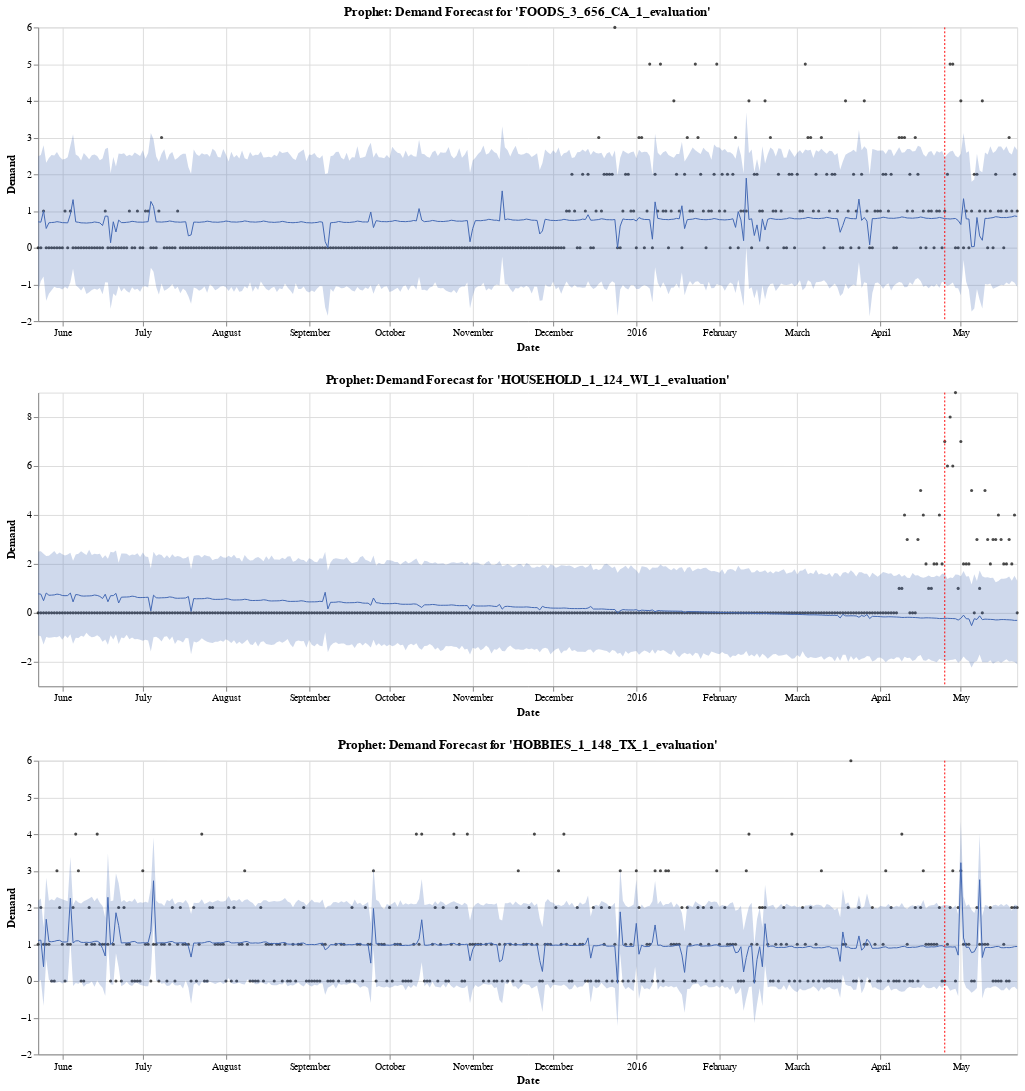

This figure's notebook cell:
### Code cell
plot_indices = [2, 4, 8]
plots = []

for plot_index in plot_indices:
    plot_id = test_sampled_ids[plot_index]

    df = df_train[["time"] + [plot_id]]
    df.columns = ["time", "y"]

    model, forecast = fit_and_predict(
        df, test_steps, prophet_params, include_history=True
    )

    y = (df_train_eval[df_train_eval["id"] == plot_id].loc[:, date_names]).T
    y.columns = ["y"]
    y = calendar.merge(y, left_on="d", right_index=True)[["date", "y"]]
    y["time"] = pd.to_datetime(y["date"])

    source = y.merge(forecast, how="left").drop(["date"], axis=1)
    p = plot_forecast(
        source, test_steps, plot_id=plot_id, model_name="Prophet", start_date="2015-05-23"
    )
    
    plots.append(p)
    
alt.VConcatChart(vconcat=plots)

### Figure 1 — Vega-Lite specification as saved in the notebook (floating-point values rounded to 4 significant figures; data arrays with more than 128 entries replaced by an {"elided": "..."} marker saying what was removed)
{"config": {"view": {"continuousWidth": 400, "continuousHeight": 300}}, "vconcat": [{"layer": [{"mark": {"type": "circle", "color": "#000000", "size": 10.0}, "encoding": {"tooltip": [{"type": "temporal", "field": "time"}, {"type": "quantitative", "field": "y"}], "x": {"type": "temporal", "axis": {"title": "Date"}, "field": "time"}, "y": {"type": "quantitative", "axis": {"title": "Demand"}, "field": "y"}}}, {"mark": {"type": "line", "color": "#4267B2", "size": 1.0}, "encoding": {"x": {"type": "temporal", "field": "time"}, "y": {"type": "quantitative", "field": "fcst"}}}, {"mark": {"type": "area", "color": "#4267B2", "opacity": 0.25}, "encoding": {"x": {"type": "temporal", "field": "time"}, "y": {"type": "quantitative", "field": "fcst_lower"}, "y2": {"field": "fcst_upper"}}}, {"data": {"name": "data-302bc33366dfe1498bc0394fc8325ea5"}, "mark": {"type": "rule", "color": "#FF0000", "size": 1.0, "strokeDash": [2, 2]}, "encoding": {"x": {"type": "temporal", "field": "time"}}}], "data": {"name": "data-8186823dd0d1eecefcb4e0f5de1d2f52"}, "height": 300, "title": "Prophet: Demand Forecast for 'FOODS_3_656_CA_1_evaluation'", "width": 1000}, {"layer": [{"mark": {"type": "circle", "color": "#000000", "size": 10.0}, "encoding": {"tooltip": [{"type": "temporal", "field": "time"}, {"type": "quantitative", "field": "y"}], "x": {"type": "temporal", "axis": {"title": "Date"}, "field": "time"}, "y": {"type": "quantitative", "axis": {"title": "Demand"}, "field": "y"}}}, {"mark": {"type": "line", "color": "#4267B2", "size": 1.0}, "encoding": {"x": {"type": "temporal", "field": "time"}, "y": {"type": "quantitative", "field": "fcst"}}}, {"mark": {"type": "area", "color": "#4267B2", "opacity": 0.25}, "encoding": {"x": {"type": "temporal", "field": "time"}, "y": {"type": "quantitative", "field": "fcst_lower"}, "y2": {"field": "fcst_upper"}}}, {"data": {"name": "data-302bc33366dfe1498bc0394fc8325ea5"}, "mark": {"type": "rule", "color": "#FF0000", "size": 1.0, "strokeDash": [2, 2]}, "encoding": {"x": {"type": "temporal", "field": "time"}}}], "data": {"name": "data-b3e996c6221f1149856eb37172b1d1b8"}, "height": 300, "title": "Prophet: Demand Forecast for 'HOUSEHOLD_1_124_WI_1_evaluation'", "width": 1000}, {"layer": [{"mark": {"type": "circle", "color": "#000000", "size": 10.0}, "encoding": {"tooltip": [{"type": "temporal", "field": "time"}, {"type": "quantitative", "field": "y"}], "x": {"type": "temporal", "axis": {"title": "Date"}, "field": "time"}, "y": {"type": "quantitative", "axis": {"title": "Demand"}, "field": "y"}}}, {"mark": {"type": "line", "color": "#4267B2", "size": 1.0}, "encoding": {"x": {"type": "temporal", "field": "time"}, "y": {"type": "quantitative", "field": "fcst"}}}, {"mark": {"type": "area", "color": "#4267B2", "opacity": 0.25}, "encoding": {"x": {"type": "temporal", "field": "time"}, "y": {"type": "quantitative", "field": "fcst_lower"}, "y2": {"field": "fcst_upper"}}}, {"data": {"name": "data-302bc33366dfe1498bc0394fc8325ea5"}, "mark": {"type": "rule", "color": "#FF0000", "size": 1.0, "strokeDash": [2, 2]}, "encoding": {"x": {"type": "temporal", "field": "time"}}}], "data": {"name": "data-03ecfea7721a738f9e25d04c963c7569"}, "height": 300, "title": "Prophet: Demand Forecast for 'HOBBIES_1_148_TX_1_evaluation'", "width": 1000}], "$schema": "https://vega.github.io/schema/vega-lite/v4.8.1.json", "datasets": {"data-8186823dd0d1eecefcb4e0f5de1d2f52": {"elided": "366 records"}, "data-302bc33366dfe1498bc0394fc8325ea5": [{"time": "2016-04-25T00:00:00"}], "data-b3e996c6221f1149856eb37172b1d1b8": {"elided": "366 records"}, "data-03ecfea7721a738f9e25d04c963c7569": {"elided": "366 records"}}}
